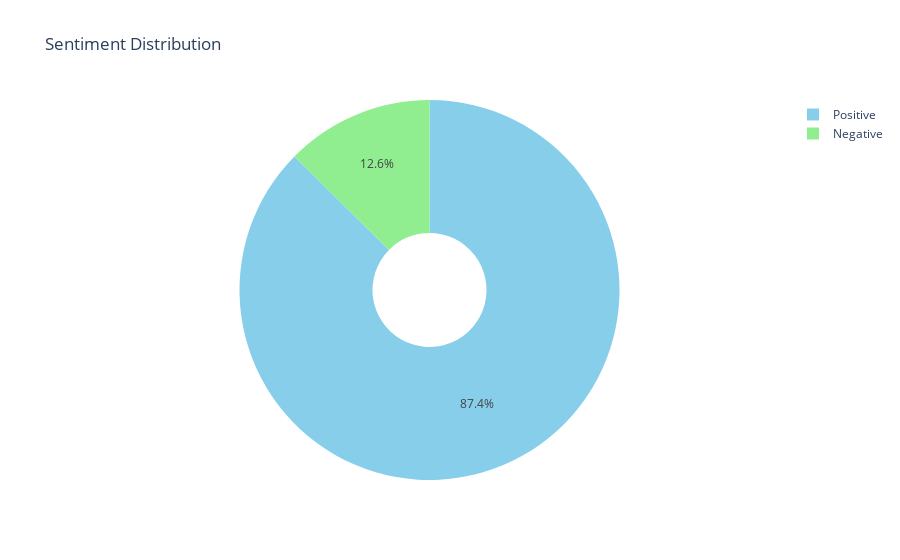

Here is the notebook cell this chart was saved with:
### Code cell
import plotly.graph_objects as go

# Get sentiment value counts
sentiment_counts = df_rvw['SENTIMENT'].value_counts()

# Create pie plot
fig = go.Figure(data=[go.Pie(labels=sentiment_counts.index, values=sentiment_counts, hole=.3, 
                              marker=dict(colors=['skyblue', 'lightgreen', 'salmon']))])
fig.update_layout(title_text='Sentiment Distribution')
fig.show()

### Figure 1 — Plotly figure (JSON) as saved in the notebook; plotly's stock layout.template omitted (floating-point values rounded to 4 significant figures)
{"data": [{"hole": 0.3, "labels": ["Positive", "Negative"], "marker": {"colors": ["skyblue", "lightgreen", "salmon"]}, "type": "pie", "values": [7437, 1071]}], "layout": {"title": {"text": "Sentiment Distribution"}}}
